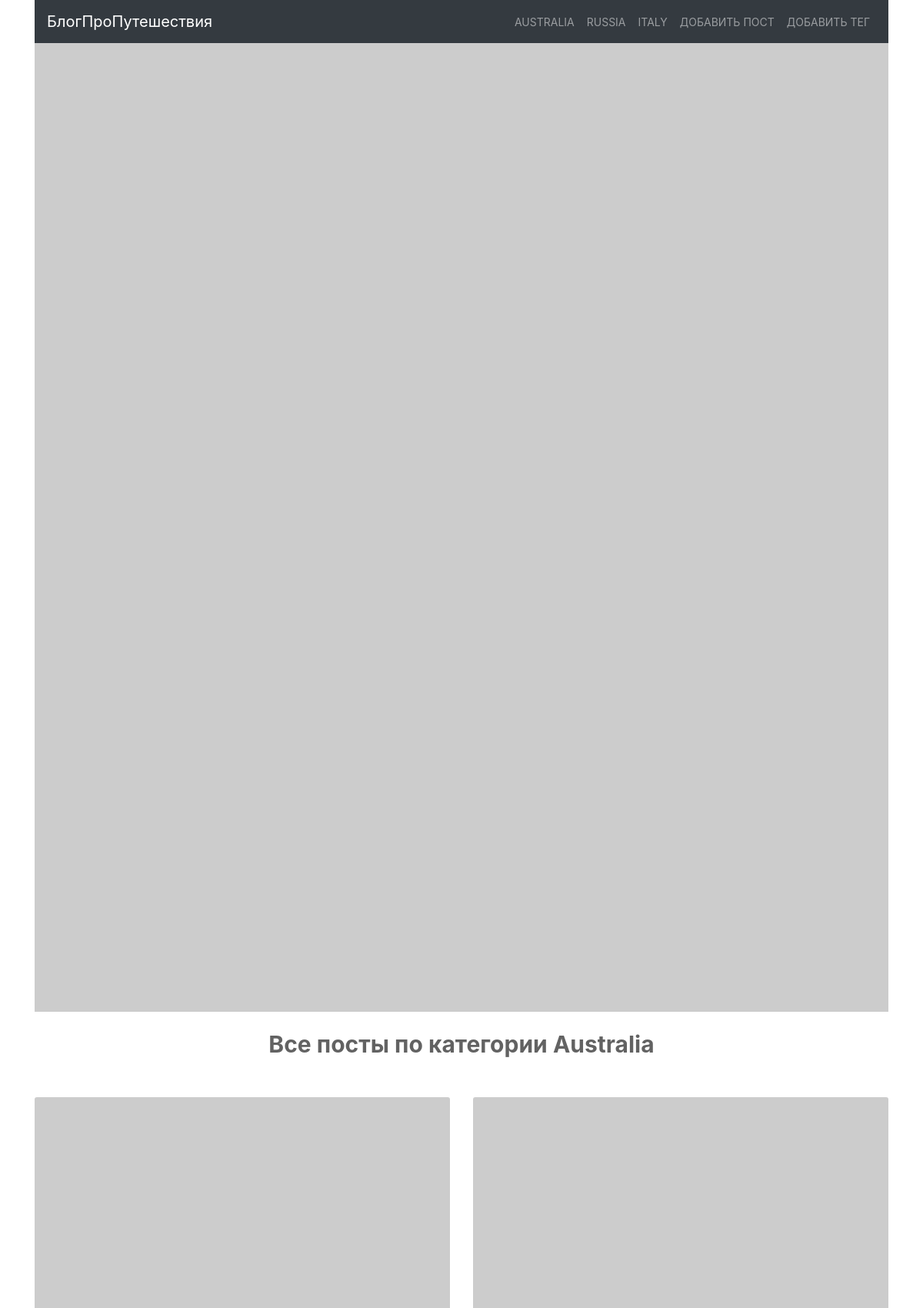
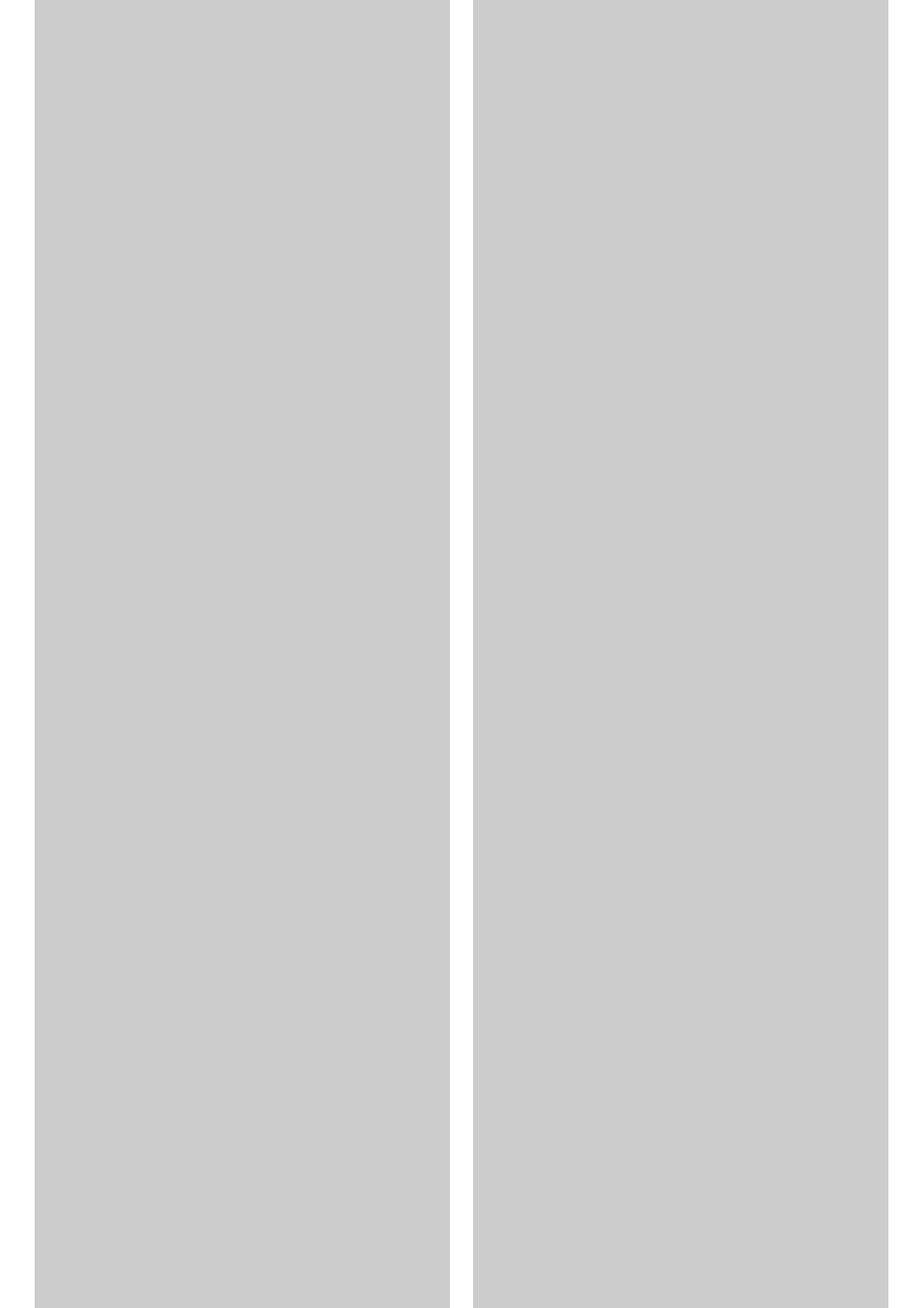
The page /blog/category/1 (upper part) on the database its author committed (2 pictures, top to bottom).
### models.py (models this page shows, shortened)
class Category(db.Model):
    id = db.Column(db.Integer, primary_key=True)
    name = db.Column(db.String(50), nullable=False, unique=True)
    created_on = db.Column(db.DateTime, default=datetime.now())
    posts = db.relationship('Post', backref='category')

class Post(db.Model):
    id = db.Column(db.Integer, primary_key=True)
    author = db.Column(db.String(50), nullable=False)
    title = db.Column(db.String(140), nullable=False, unique=True)
    text = db.Column(db.Text, unique=True)
    slug = db.Column(db.String(140), unique=True)
    category_id = db.Column(db.Integer, db.ForeignKey('category.id'))
    created_on = db.Column(db.DateTime, default=datetime.now())
    updated_on = db.Column(
        db.DateTime, default=datetime.now(), onupdate=datetime.now()
    )
    tags = db.relationship(
        'Tag', secondary=post_tags, backref=db.backref(
            'posts_tag', lazy='dynamic'
        )
    )
    image_url = db.Column(db.String(300))

### posts/blueprint.py (the view)
@posts.route('/category/<int:category_id>')
def posts_category(category_id):
    category = Tag.query.get_or_404(category_id, 'Страница не найдена')
    posts = Post.query.filter(Post.category_id == category.id)
    categories = Category.query.all()
    page_number = request.args.get('page')
    if page_number and page_number.isdigit():
        page_number = int(page_number)
    else:
        page_number = 1
    part_posts = posts.paginate(page=page_number, per_page=4)
    print(posts)
    return render_template(
        'posts/category.html',
        posts=part_posts,
        type='category',
        categories=categories
    )

### posts/templates/posts/category.html (shortened to what this page needs)
{% extends 'base.html' %} {% set categories = categories %} {% include 'posts/header.html'%}
{% include 'posts/slider.html'%} {% block content %}
<div class="row">
    <div class="col-md-12">
      <p align="center" class="category-title">Все посты по
        {% if type == 'category' %}
        категории
        {% else %}
        тегу
        {% endif %}
        {{ posts.items[0].category.name }}</p>
    </div>
</div>
<div class="grid-posts">
  <div class="container">
    <div class="row">
      {% for post in posts.items %}
      <div class="col-md-6">
        <div class="card">
          <a href="{{ url_for('posts.post_detail', slug=post.slug) }}">
          <img
            class="card-img-top"
            src="{% if not post.image_url %} https://i.picsum.photos/id/1015/6000/4000.jpg?hmac=aHjb0fRa1t14DTIEBcoC12c5rAXOSwnVlaA5ujxPQ0I {% else %} {{ post.image_url }} {% endif %}"
             alt="Card image cap"
          />
          </a>
        </div>
      </div>
      {% endfor %}
    </div>
  </div>
</div>
{% endblock %}

### templates/base.html (shortened to what this page needs)
<!DOCTYPE html>
<html lang="en">
  <head>
    <link
      rel="stylesheet"
      href="https://cdn.jsdelivr.net/npm/bootstrap@4.5.3/dist/css/bootstrap.min.css"
    />
    <link rel="stylesheet" href="{{ url_for('static', filename='styles.css') }}" />
  </head>
  <body>
    {% block content %} {% endblock %}
  </body>
</html>

### posts/templates/posts/header.html (shortened to what this page needs)
<header>
  <div class="container">
    <nav class="navbar navbar-expand-lg navbar-dark bg-dark">
      <a class="navbar-brand" href="{{ url_for('posts.index') }}"
        >БлогПроПутешествия</a
      >
      <div class="collapse navbar-collapse" id="navbarSupportedContent">
        <ul class="navbar-nav ml-auto">
          {% for category in categories %}
          <li class="nav-item">
            <a class="nav-link" href="{{ url_for('posts.posts_category', category_id=category.id) }}">{{ category.name }}</a>
          </li>
          {% endfor %}
          <li class="nav-item">
            <a href="{{ url_for('posts.create_post') }}" class="nav-link">Добавить пост</a>
          </li>
          <li class="nav-item">
            <a href="{{ url_for('posts.create_tag') }}" class="nav-link">Добавить тег</a>
          </li>
        </ul>
      </div>
    </nav>
  </div>
</header>

### posts/templates/posts/slider.html (shortened to what this page needs)
    <div class="container slider">
      <div
        id="carouselExampleSlidesOnly"
        class="carousel slide carousel-fade"
        data-ride="carousel"
      >
        <div class="carousel-inner">
          <div class="carousel-item active">
            <img
              src="https://picsum.photos/id/1040/1180/480"
              class="d-block w-100"
              alt="..."
            />
          </div>
        </div>
      </div>
    </div>

### static/styles.css (style rules this page uses)
body { min-width: 320px; font-size: 14px; color: #626262; min-height: 100vh; display: flex; flex-direction: column; }
img { max-width: 100%; height: auto; }
a { color: #ffffff; }
header .nav-item { text-transform: uppercase; }
.container.slider { margin-bottom: 20px; }
.grid-posts { margin: 20px 0px 40px 0px; }
.card { margin-top: 10px; margin-bottom: 10px; border: 0; }
.category-title { font-size: 30px; font-weight: bold; }

### rows shown on the page
Category: name "AUSTRALIA", name "Australia"
Category: name "RUSSIA"
Category: name "ITALY"
